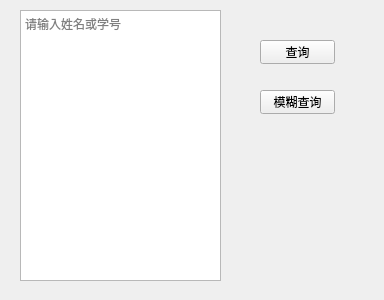
<?xml version="1.0" encoding="UTF-8"?>
<ui version="4.0">
 <class>widget</class>
 <widget class="QWidget" name="widget">
  <property name="geometry">
   <rect>
    <x>0</x>
    <y>0</y>
    <width>384</width>
    <height>300</height>
   </rect>
  </property>
  <property name="windowTitle">
   <string>天津大学2024级姓名学号查询</string>
  </property>
  <property name="toolTip">
   <string/>
  </property>
  <widget class="QPlainTextEdit" name="text">
   <property name="geometry">
    <rect>
     <x>20</x>
     <y>10</y>
     <width>201</width>
     <height>271</height>
    </rect>
   </property>
   <property name="placeholderText">
    <string>请输入姓名或学号</string>
   </property>
  </widget>
  <widget class="QPushButton" name="search">
   <property name="geometry">
    <rect>
     <x>260</x>
     <y>40</y>
     <width>75</width>
     <height>24</height>
    </rect>
   </property>
   <property name="toolTip">
    <string>输入姓名或学号</string>
   </property>
   <property name="toolTipDuration">
    <number>5000</number>
   </property>
   <property name="text">
    <string>查询</string>
   </property>
  </widget>
  <widget class="QPushButton" name="fuzzysearch">
   <property name="geometry">
    <rect>
     <x>260</x>
     <y>90</y>
     <width>75</width>
     <height>24</height>
    </rect>
   </property>
   <property name="toolTip">
    <string>关键字检索</string>
   </property>
   <property name="toolTipDuration">
    <number>5000</number>
   </property>
   <property name="text">
    <string>模糊查询</string>
   </property>
  </widget>
 </widget>
 <resources/>
 <connections/>
</ui>
